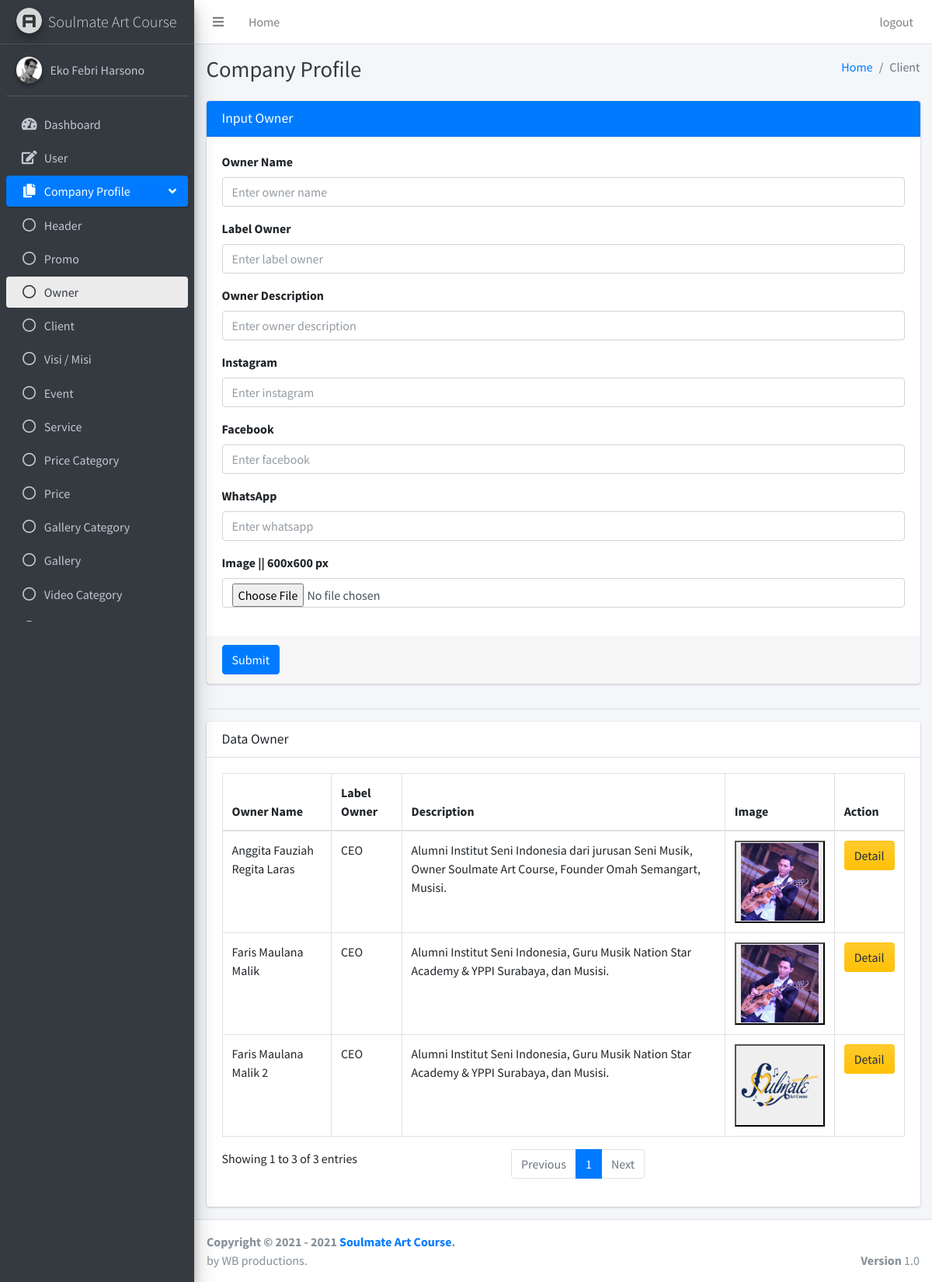
Page /pages/companyProfile/owner.php (signed in) on the committed database.
### tables this page shows
CREATE TABLE `owner` (
  `id_owner` int(11) NOT NULL,
  `owner_name` varchar(50) NOT NULL,
  `label_owner` varchar(100) NOT NULL,
  `owner_descriptions` text NOT NULL,
  `instagram` text NOT NULL,
  `facebook` text NOT NULL,
  `whatsapp` text NOT NULL,
  `image` text NOT NULL
);

### pages/companyProfile/owner.php (the view, shortened to what this page needs)
<?php
if ($_SESSION["id"] == null || $_SESSION["id"] == "") {
    header('Location: ../../login.php?status=4');
} else {
    $conn = OpenCon(); ?>
    <!DOCTYPE html>
    <html>
    <head>
        <link rel="stylesheet" href="../../plugins/fontawesome-free/css/all.min.css">
        <link rel="stylesheet" href="https://code.ionicframework.com/ionicons/2.0.1/css/ionicons.min.css">
        <link rel="stylesheet" href="../../plugins/sweetalert2-theme-bootstrap-4/bootstrap-4.min.css">
        <link rel="stylesheet" href="../../plugins/toastr/toastr.min.css">
        <link rel="stylesheet" href="../../dist/css/adminlte.min.css">
    </head>
    <body class="hold-transition sidebar-mini layout-fixed">
        <div class="wrapper">
            <?php include '../dashboard/navbar.php'; ?>
            <?php include '../sidebar/sidebarOwner.php'; ?>
            <div class="content-wrapper">
                <div class="content-header">
                    <div class="container-fluid">
                        <div class="row mb-2">
                            <div class="col-sm-6">
                                <h1 class="m-0 text-dark">Company Profile</h1>
                            </div>
                            <div class="col-sm-6">
                                <ol class="breadcrumb float-sm-right">
                                    <li class="breadcrumb-item"><a href="#">Home</a></li>
                                    <li class="breadcrumb-item active">Client</li>
                                </ol>
                            </div>
                        </div>
                    </div>
                </div>
                <section class="content">
                    <div class="container-fluid justify-content-center">
                        <div class="row">
                            <div class="col-md-12">
                                <div class="card card-primary">
                                    <div class="card-header">
                                        <h3 class="card-title">Input Owner</h3>
                                    </div>
                                    <form role="form" enctype="multipart/form-data" method="POST" action="../../php/companyProfile/ownerActions.php">
                                        <div class="card-body">
                                            <div class="form-group">
                                                <label for="exampleInputEmail1">Owner Name</label>
                                                <input type="text" class="form-control" name="owner_name" placeholder="Enter owner name" required>
                                            </div>
                                            <div class="form-group">
                                                <label for="exampleInputEmail1">Label Owner</label>
                                                <input type="text" class="form-control" name="label_owner" placeholder="Enter label owner" required>
                                            </div>
                                            <div class="form-group">
                                                <label for="exampleInputEmail1">Owner Description</label>
                                                <input type="text" class="form-control" name="owner_descriptions" placeholder="Enter owner description" required>
                                            </div>
                                            <div class="form-group">
                                                <label for="exampleInputEmail1">Instagram</label>
                                                <input type="text" class="form-control" name="instagram" placeholder="Enter instagram" required>
                                            </div>
                                            <div class="form-group">
                                                <label for="exampleInputEmail1">Facebook</label>
                                                <input type="text" class="form-control" name="facebook" placeholder="Enter facebook" required>
                                            </div>
                                            <div class="form-group">
                                                <label for="exampleInputEmail1">WhatsApp</label>
                                                <input type="text" class="form-control" name="whatsapp" placeholder="Enter whatsapp" required>
                                            </div>
                                            <div class="form-group">
                                                <label for="exampleInputEmail1">Image || 600x600 px</label>
                                                <input type="file" class="form-control" name="image">
                                            </div>
                                        </div>
                                        <div class="card-footer">
                                            <button type="submit" class="btn btn-primary" name="submitInsertOwner">Submit</button>
                                        </div>
                                    </form>
                                </div>
                            </div>
                        </div>
                        <hr>
                        <div class="row">
                            <div class="col-md-12">
                                <div class="card">
                                    <div class="card-header">
                                        <h3 class="card-title">Data Owner</h3>
                                    </div>
                                    <div class="card-body">
                                        <?php
                                            $sql = "SELECT * FROM `owner`";
                                            $res = mysqli_query($conn, $sql);
                                        ?>
                                        <table id="example2" class="table table-bordered table-hover">
                                        <thead>
                                                <tr>
                                                    <th>Owner Name</th>
                                                    <th>Label Owner</th>
                                                    <th>Description</th>
                                                    <th>Image</th>
                                                    <th>Action</th>
                                                </tr>
                                            </thead>
                                            <tbody>
                                                <?php while ($row = mysqli_fetch_array($res)) { ?>
                                                    <tr>
                                                        <td><?php echo $row['owner_name']; ?></td>
                                                        <td><?php echo $row['label_owner']; ?></td>
                                                        <td><?php echo $row['owner_descriptions']; ?></td>
                                                        <td>
                                                            <button data-toggle="modal" data-target="#a<?php echo $row['id_owner']; ?>">
                                                                <img style="width:100px;height:100px;" src="<?php echo $row['image']; ?>" alt="">
                                                            </button>
                                                        </td>
                                                        <td>
                                                            <button class="btn btn-block bg-gradient-warning" name="detail" data-toggle="modal" data-target="#b<?php echo $row['id_owner']; ?>">Detail</button>
                                                        </td>
                                                    </tr>
                                                <?php } ?>
                                            </tbody>
                                        </table>
                                    </div>
                                </div>
                            </div>
                        </div>
                    </div>
                </section>
            </div>
            <?php include '../dashboard/footer.php'; ?>
        </div>
    </body>
    </html>
<?php } ?>

### rows in the picture
owner: owner_name "Faris Maulana Malik", label_owner "CEO", owner_descriptions "Alumni Institut Seni Indonesia, Guru Musik Nation Star Academy & YPPI Surabaya, dan Musisi.", image (picture)
owner: owner_name "Anggita Fauziah Regita Laras", label_owner "CEO", owner_descriptions "Alumni Institut Seni Indonesia dari jurusan Seni Musik, Owner Soulmate Art Course, Founder Omah Semangart, Musisi.", image (picture)
owner: owner_name "Faris Maulana Malik 2", label_owner "CEO", owner_descriptions "Alumni Institut Seni Indonesia, Guru Musik Nation Star Academy & YPPI Surabaya, dan Musisi.", image (placeholder picture)

### other values in the picture
$_SESSION["user_name"] "Eko Febri Harsono"
